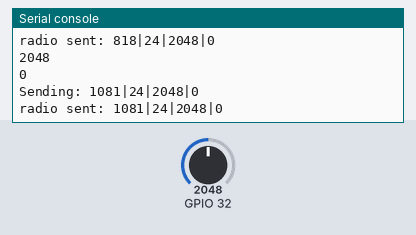
A program run on a simulated ESP32 board running MicroPython. Parts: the last lines printed to the serial console. Inputs (shaded band) come from the test bench; at power-on: GPIO 32 = 2048 (analog values on the 0–4095 scale). No radio messages arrive unless stated (any console line starting 'radio sent:' is added by the test bench).

Above: at 1.2 s.
1.3 s: GPIO 32 set to 2866
At 1.53 s:
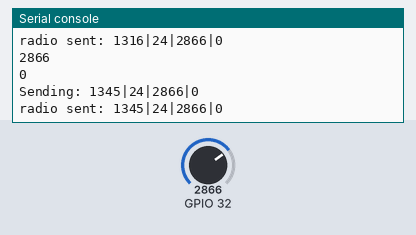
2.8 s: GPIO 32 set to 3603
At 3.11 s:
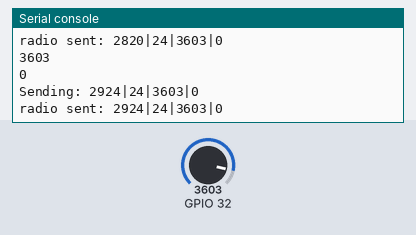
Timing chart, 0 to 5.8 s (numbered marks = the images above; inputs shaded):
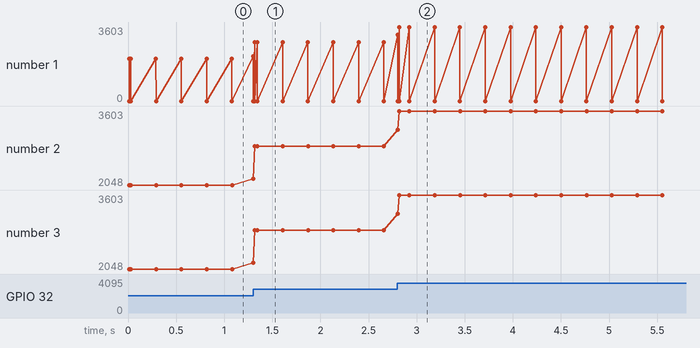

Measured:
- after the input at 1.3 s, the serial console: prints a new line at once (image 1)
- plotted number 2: 2048 → 2866 after the input at 1.3 s
- plotted number 3: 2048 → 2866 after the input at 1.3 s

The program:

smarthome_sensor_ky026.py
```python
# Smart Home sensor program
# MicroPython and ESP32 https://docs.micropython.org/en/latest/esp32/quickref.html
# https://docs.micropython.org/en/latest/library/espnow.html
# https://randomnerdtutorials.com/micropython-hc-sr04-ultrasonic-esp32-esp8266/

import network
import espnow

from machine import Pin
import time

########################################
# OWN MODULES
from adc_sub import ADC_substitute

########################################
# CONFIGURATION
dashboard_mac_address = b'\xA1\xB2\xC3\xD4\xE5\xF6' # MAC address of dashboard (Educaboard). Byte string format!

# Sensor
sensor_id = "Flame"                    # The sensor ID
pin_sensor_analog = 32                 # The flame analog value GPIO output pin
pin_sensor_digital = 33                # The flame digital value GPIO input pin

# Battery
pin_battery = 34                       # The battery measurement input pin, ADC1_6

########################################
# OBJECTS
# ESP-NOW
sta = network.WLAN(network.STA_IF)     # Or network.AP_IF
sta.active(True)                       # WLAN interface must be active to send()/recv()

en = espnow.ESPNow()                   # ESP-NOW object
en.active(True)                        # Make ESP-NOW active

# Sensor
sensor_analog = ADC_substitute(pin_sensor_analog)
sensor_digital = Pin(pin_sensor_digital, Pin.IN)

# Battery
batttery = ADC_substitute(pin_battery) # The battery object

########################################
# VARIABLES
# Previous values
prev_sensor_value_analog = -999        # The previous value from the sensor
prev_sensor_value_digital = -999       # The previous value from the sensor
prev_bat_pct = -1                      # The previous battery percentage value

########################################
# FUNCTIONS
def get_battery_percentage():          # The battery voltage percentage
    return 24                          # Replace with own math. Use function in adc_sub.py
                                       # Make the result an integer value, and avoid neg. and above 100% values

########################################
# PROGRAM

# INITIALIZATION
# ESP-NOW
en.add_peer(dashboard_mac_address)     # Must add_peer() before send()
en.send(dashboard_mac_address, sensor_id + " ready", False)

print(sensor_id + " ready")

# MAIN (super loop)
while True:
    # Measure the battery percentage
    bat_pct = get_battery_percentage()

    # Check the sensor
    sensor_value_analog = sensor_analog.read_adc()
    sensor_value_digital = sensor_digital.value()
    print(sensor_value_analog)
    print(sensor_value_digital)

    # Send data if there is a change (this principle saves power)
    if bat_pct != prev_bat_pct or sensor_value_analog != prev_sensor_value_analog or sensor_value_digital != prev_sensor_value_digital:
        data_string = str(time.ticks_ms()) + '|' + str(bat_pct) + '|' + str(sensor_value_analog) + '|' + str(sensor_value_digital) # The data to send. CHANGE IT!

        print("Sending: " + data_string)
        try:
            en.send(dashboard_mac_address, data_string, False)
        except ValueError as e:
            print("Error sending the message: " + str(e))

        # Update the previous values for use next time
        prev_sensor_value_analog = sensor_value_analog
        prev_sensor_value_digital = sensor_value_digital

    
```

adc_sub.py
```python
# An ESP32 ADC substituting library usable from 200 mV to 2,4 V
#
# This library mitigates some of the ESP32 ADC problems:
# - noise: by averaging over 256 measurement
# - 100 mV late start, and
# - non linearity: by using own formula
#
# The library uses a fixed attenuation of 11 dB and 12 bits

from machine import ADC, Pin

class ADC_substitute():

    __adc = None

    # ADC value to voltage first degree equation coefficients
    __alpha = 0.000838616
    __beta = 0.097068


    def __init__(self, pin_adc):
        self.__adc = ADC(Pin(pin_adc))
        self.__adc.atten(ADC.ATTN_11DB)
        self.__adc.width(ADC.WIDTH_12BIT)


    def read_adc(self):
        adc_val = 0
        for i in range(256):
            adc_val += self.__adc.read()
        adc_val = adc_val >> 8

        return adc_val


    def read_voltage(self):
        adc_val = self.read_adc()

        return self.__alpha * adc_val + self.__beta
```
